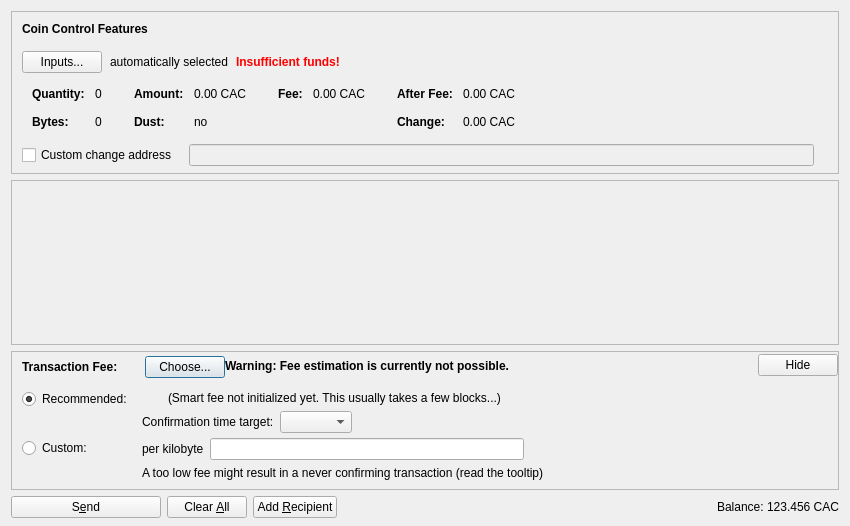
<?xml version="1.0" encoding="UTF-8"?>
<ui version="4.0">
 <class>SendCoinsDialog</class>
 <widget class="QDialog" name="SendCoinsDialog">
  <property name="geometry">
   <rect>
    <x>0</x>
    <y>0</y>
    <width>850</width>
    <height>526</height>
   </rect>
  </property>
  <property name="windowTitle">
   <string>Send Coins</string>
  </property>
  <layout class="QVBoxLayout" name="verticalLayout" stretch="0,1,0,0">
   <property name="bottomMargin">
    <number>8</number>
   </property>
   <item>
    <widget class="QFrame" name="frameCoinControl">
     <property name="sizePolicy">
      <sizepolicy hsizetype="Expanding" vsizetype="Expanding">
       <horstretch>0</horstretch>
       <verstretch>0</verstretch>
      </sizepolicy>
     </property>
     <property name="maximumSize">
      <size>
       <width>16777215</width>
       <height>16777215</height>
      </size>
     </property>
     <property name="frameShape">
      <enum>QFrame::StyledPanel</enum>
     </property>
     <property name="frameShadow">
      <enum>QFrame::Sunken</enum>
     </property>
     <layout class="QVBoxLayout" name="verticalLayoutCoinControl2">
      <property name="spacing">
       <number>0</number>
      </property>
      <property name="leftMargin">
       <number>0</number>
      </property>
      <property name="topMargin">
       <number>0</number>
      </property>
      <property name="rightMargin">
       <number>0</number>
      </property>
      <property name="bottomMargin">
       <number>6</number>
      </property>
      <item>
       <layout class="QVBoxLayout" name="verticalLayoutCoinControl" stretch="0,0,0,0,1">
        <property name="spacing">
         <number>0</number>
        </property>
        <property name="leftMargin">
         <number>10</number>
        </property>
        <property name="topMargin">
         <number>10</number>
        </property>
        <item>
         <layout class="QHBoxLayout" name="horizontalLayoutCoinControl1">
          <property name="bottomMargin">
           <number>15</number>
          </property>
          <item>
           <widget class="QLabel" name="labelCoinControlFeatures">
            <property name="sizePolicy">
             <sizepolicy hsizetype="Preferred" vsizetype="Maximum">
              <horstretch>0</horstretch>
              <verstretch>0</verstretch>
             </sizepolicy>
            </property>
            <property name="font">
             <font>
              <weight>75</weight>
              <bold>true</bold>
             </font>
            </property>
            <property name="styleSheet">
             <string notr="true">font-weight:bold;</string>
            </property>
            <property name="text">
             <string>Coin Control Features</string>
            </property>
           </widget>
          </item>
         </layout>
        </item>
        <item>
         <layout class="QHBoxLayout" name="horizontalLayoutCoinControl2" stretch="0,0,0,0">
          <property name="spacing">
           <number>8</number>
          </property>
          <property name="bottomMargin">
           <number>10</number>
          </property>
          <item>
           <widget class="QPushButton" name="pushButtonCoinControl">
            <property name="styleSheet">
             <string notr="true"/>
            </property>
            <property name="text">
             <string>Inputs...</string>
            </property>
            <property name="autoDefault">
             <bool>false</bool>
            </property>
           </widget>
          </item>
          <item>
           <widget class="QLabel" name="labelCoinControlAutomaticallySelected">
            <property name="text">
             <string>automatically selected</string>
            </property>
            <property name="margin">
             <number>5</number>
            </property>
           </widget>
          </item>
          <item>
           <widget class="QLabel" name="labelCoinControlInsuffFunds">
            <property name="font">
             <font>
              <weight>75</weight>
              <bold>true</bold>
             </font>
            </property>
            <property name="styleSheet">
             <string notr="true">color:red;font-weight:bold;</string>
            </property>
            <property name="text">
             <string>Insufficient funds!</string>
            </property>
            <property name="margin">
             <number>5</number>
            </property>
           </widget>
          </item>
          <item>
           <spacer name="horizontalSpacerCoinControl">
            <property name="orientation">
             <enum>Qt::Horizontal</enum>
            </property>
            <property name="sizeHint" stdset="0">
             <size>
              <width>40</width>
              <height>1</height>
             </size>
            </property>
           </spacer>
          </item>
         </layout>
        </item>
        <item>
         <widget class="QWidget" name="widgetCoinControl" native="true">
          <property name="sizePolicy">
           <sizepolicy hsizetype="Preferred" vsizetype="Preferred">
            <horstretch>0</horstretch>
            <verstretch>0</verstretch>
           </sizepolicy>
          </property>
          <property name="minimumSize">
           <size>
            <width>0</width>
            <height>0</height>
           </size>
          </property>
          <property name="styleSheet">
           <string notr="true"/>
          </property>
          <layout class="QHBoxLayout" name="horizontalLayoutCoinControl5">
           <property name="leftMargin">
            <number>0</number>
           </property>
           <property name="topMargin">
            <number>0</number>
           </property>
           <property name="rightMargin">
            <number>0</number>
           </property>
           <property name="bottomMargin">
            <number>0</number>
           </property>
           <item>
            <layout class="QHBoxLayout" name="horizontalLayoutCoinControl3" stretch="0,0,0,1">
             <property name="spacing">
              <number>20</number>
             </property>
             <property name="topMargin">
              <number>0</number>
             </property>
             <property name="bottomMargin">
              <number>10</number>
             </property>
             <item>
              <layout class="QFormLayout" name="formLayoutCoinControl1">
               <property name="horizontalSpacing">
                <number>10</number>
               </property>
               <property name="verticalSpacing">
                <number>14</number>
               </property>
               <property name="leftMargin">
                <number>10</number>
               </property>
               <property name="topMargin">
                <number>4</number>
               </property>
               <property name="rightMargin">
                <number>6</number>
               </property>
               <item row="0" column="0">
                <widget class="QLabel" name="labelCoinControlQuantityText">
                 <property name="font">
                  <font>
                   <weight>75</weight>
                   <bold>true</bold>
                  </font>
                 </property>
                 <property name="text">
                  <string>Quantity:</string>
                 </property>
                 <property name="margin">
                  <number>0</number>
                 </property>
                </widget>
               </item>
               <item row="0" column="1">
                <widget class="QLabel" name="labelCoinControlQuantity">
                 <property name="cursor">
                  <cursorShape>IBeamCursor</cursorShape>
                 </property>
                 <property name="contextMenuPolicy">
                  <enum>Qt::ActionsContextMenu</enum>
                 </property>
                 <property name="text">
                  <string notr="true">0</string>
                 </property>
                 <property name="margin">
                  <number>0</number>
                 </property>
                 <property name="textInteractionFlags">
                  <set>Qt::LinksAccessibleByMouse|Qt::TextSelectableByKeyboard|Qt::TextSelectableByMouse</set>
                 </property>
                </widget>
               </item>
               <item row="1" column="0">
                <widget class="QLabel" name="labelCoinControlBytesText">
                 <property name="font">
                  <font>
                   <weight>75</weight>
                   <bold>true</bold>
                  </font>
                 </property>
                 <property name="text">
                  <string>Bytes:</string>
                 </property>
                </widget>
               </item>
               <item row="1" column="1">
                <widget class="QLabel" name="labelCoinControlBytes">
                 <property name="cursor">
                  <cursorShape>IBeamCursor</cursorShape>
                 </property>
                 <property name="contextMenuPolicy">
                  <enum>Qt::ActionsContextMenu</enum>
                 </property>
                 <property name="text">
                  <string notr="true">0</string>
                 </property>
                 <property name="textInteractionFlags">
                  <set>Qt::LinksAccessibleByMouse|Qt::TextSelectableByKeyboard|Qt::TextSelectableByMouse</set>
                 </property>
                </widget>
               </item>
              </layout>
             </item>
             <item>
              <layout class="QFormLayout" name="formLayoutCoinControl2">
               <property name="horizontalSpacing">
                <number>10</number>
               </property>
               <property name="verticalSpacing">
                <number>14</number>
               </property>
               <property name="leftMargin">
                <number>6</number>
               </property>
               <property name="topMargin">
                <number>4</number>
               </property>
               <property name="rightMargin">
                <number>6</number>
               </property>
               <item row="0" column="0">
                <widget class="QLabel" name="labelCoinControlAmountText">
                 <property name="font">
                  <font>
                   <weight>75</weight>
                   <bold>true</bold>
                  </font>
                 </property>
                 <property name="text">
                  <string>Amount:</string>
                 </property>
                 <property name="margin">
                  <number>0</number>
                 </property>
                </widget>
               </item>
               <item row="0" column="1">
                <widget class="QLabel" name="labelCoinControlAmount">
                 <property name="cursor">
                  <cursorShape>IBeamCursor</cursorShape>
                 </property>
                 <property name="contextMenuPolicy">
                  <enum>Qt::ActionsContextMenu</enum>
                 </property>
                 <property name="text">
                  <string notr="true">0.00 CAC</string>
                 </property>
                 <property name="textInteractionFlags">
                  <set>Qt::LinksAccessibleByMouse|Qt::TextSelectableByKeyboard|Qt::TextSelectableByMouse</set>
                 </property>
                </widget>
               </item>
               <item row="1" column="0">
                <widget class="QLabel" name="labelCoinControlLowOutputText">
                 <property name="font">
                  <font>
                   <weight>75</weight>
                   <bold>true</bold>
                  </font>
                 </property>
                 <property name="text">
                  <string>Dust:</string>
                 </property>
                </widget>
               </item>
               <item row="1" column="1">
                <widget class="QLabel" name="labelCoinControlLowOutput">
                 <property name="cursor">
                  <cursorShape>IBeamCursor</cursorShape>
                 </property>
                 <property name="contextMenuPolicy">
                  <enum>Qt::ActionsContextMenu</enum>
                 </property>
                 <property name="text">
                  <string notr="true">no</string>
                 </property>
                 <property name="textInteractionFlags">
                  <set>Qt::LinksAccessibleByMouse|Qt::TextSelectableByKeyboard|Qt::TextSelectableByMouse</set>
                 </property>
                </widget>
               </item>
              </layout>
             </item>
             <item>
              <layout class="QFormLayout" name="formLayoutCoinControl3">
               <property name="horizontalSpacing">
                <number>10</number>
               </property>
               <property name="verticalSpacing">
                <number>14</number>
               </property>
               <property name="leftMargin">
                <number>6</number>
               </property>
               <property name="topMargin">
                <number>4</number>
               </property>
               <property name="rightMargin">
                <number>6</number>
               </property>
               <item row="0" column="0">
                <widget class="QLabel" name="labelCoinControlFeeText">
                 <property name="font">
                  <font>
                   <weight>75</weight>
                   <bold>true</bold>
                  </font>
                 </property>
                 <property name="text">
                  <string>Fee:</string>
                 </property>
                 <property name="margin">
                  <number>0</number>
                 </property>
                </widget>
               </item>
               <item row="0" column="1">
                <widget class="QLabel" name="labelCoinControlFee">
                 <property name="cursor">
                  <cursorShape>IBeamCursor</cursorShape>
                 </property>
                 <property name="contextMenuPolicy">
                  <enum>Qt::ActionsContextMenu</enum>
                 </property>
                 <property name="text">
                  <string notr="true">0.00 CAC</string>
                 </property>
                 <property name="textInteractionFlags">
                  <set>Qt::LinksAccessibleByMouse|Qt::TextSelectableByKeyboard|Qt::TextSelectableByMouse</set>
                 </property>
                </widget>
               </item>
              </layout>
             </item>
             <item>
              <layout class="QFormLayout" name="formLayoutCoinControl4">
               <property name="horizontalSpacing">
                <number>10</number>
               </property>
               <property name="verticalSpacing">
                <number>14</number>
               </property>
               <property name="leftMargin">
                <number>6</number>
               </property>
               <property name="topMargin">
                <number>4</number>
               </property>
               <property name="rightMargin">
                <number>6</number>
               </property>
               <item row="0" column="0">
                <widget class="QLabel" name="labelCoinControlAfterFeeText">
                 <property name="font">
                  <font>
                   <weight>75</weight>
                   <bold>true</bold>
                  </font>
                 </property>
                 <property name="text">
                  <string>After Fee:</string>
                 </property>
                 <property name="margin">
                  <number>0</number>
                 </property>
                </widget>
               </item>
               <item row="0" column="1">
                <widget class="QLabel" name="labelCoinControlAfterFee">
                 <property name="cursor">
                  <cursorShape>IBeamCursor</cursorShape>
                 </property>
                 <property name="contextMenuPolicy">
                  <enum>Qt::ActionsContextMenu</enum>
                 </property>
                 <property name="text">
                  <string notr="true">0.00 CAC</string>
                 </property>
                 <property name="textInteractionFlags">
                  <set>Qt::LinksAccessibleByMouse|Qt::TextSelectableByKeyboard|Qt::TextSelectableByMouse</set>
                 </property>
                </widget>
               </item>
               <item row="1" column="0">
                <widget class="QLabel" name="labelCoinControlChangeText">
                 <property name="font">
                  <font>
                   <weight>75</weight>
                   <bold>true</bold>
                  </font>
                 </property>
                 <property name="text">
                  <string>Change:</string>
                 </property>
                </widget>
               </item>
               <item row="1" column="1">
                <widget class="QLabel" name="labelCoinControlChange">
                 <property name="cursor">
                  <cursorShape>IBeamCursor</cursorShape>
                 </property>
                 <property name="contextMenuPolicy">
                  <enum>Qt::ActionsContextMenu</enum>
                 </property>
                 <property name="text">
                  <string notr="true">0.00 CAC</string>
                 </property>
                 <property name="textInteractionFlags">
                  <set>Qt::LinksAccessibleByMouse|Qt::TextSelectableByKeyboard|Qt::TextSelectableByMouse</set>
                 </property>
                </widget>
               </item>
              </layout>
             </item>
            </layout>
           </item>
          </layout>
         </widget>
        </item>
        <item>
         <layout class="QHBoxLayout" name="horizontalLayoutCoinControl4" stretch="0,0,0">
          <property name="spacing">
           <number>12</number>
          </property>
          <property name="sizeConstraint">
           <enum>QLayout::SetDefaultConstraint</enum>
          </property>
          <property name="topMargin">
           <number>5</number>
          </property>
          <property name="rightMargin">
           <number>5</number>
          </property>
          <item>
           <widget class="QCheckBox" name="checkBoxCoinControlChange">
            <property name="toolTip">
             <string>If this is activated, but the change address is empty or invalid, change will be sent to a newly generated address.</string>
            </property>
            <property name="text">
             <string>Custom change address</string>
            </property>
           </widget>
          </item>
          <item>
           <widget class="QValidatedLineEdit" name="lineEditCoinControlChange">
            <property name="enabled">
             <bool>false</bool>
            </property>
            <property name="sizePolicy">
             <sizepolicy hsizetype="Expanding" vsizetype="Fixed">
              <horstretch>0</horstretch>
              <verstretch>0</verstretch>
             </sizepolicy>
            </property>
           </widget>
          </item>
          <item>
           <widget class="QLabel" name="labelCoinControlChangeLabel">
            <property name="sizePolicy">
             <sizepolicy hsizetype="Preferred" vsizetype="Expanding">
              <horstretch>0</horstretch>
              <verstretch>0</verstretch>
             </sizepolicy>
            </property>
            <property name="minimumSize">
             <size>
              <width>0</width>
              <height>0</height>
             </size>
            </property>
            <property name="text">
             <string/>
            </property>
            <property name="margin">
             <number>3</number>
            </property>
           </widget>
          </item>
         </layout>
        </item>
        <item>
         <spacer name="verticalSpacerCoinControl">
          <property name="orientation">
           <enum>Qt::Vertical</enum>
          </property>
          <property name="sizeHint" stdset="0">
           <size>
            <width>800</width>
            <height>1</height>
           </size>
          </property>
         </spacer>
        </item>
       </layout>
      </item>
     </layout>
    </widget>
   </item>
   <item>
    <widget class="QScrollArea" name="scrollArea">
     <property name="widgetResizable">
      <bool>true</bool>
     </property>
     <widget class="QWidget" name="scrollAreaWidgetContents">
      <property name="geometry">
       <rect>
        <x>0</x>
        <y>0</y>
        <width>830</width>
        <height>104</height>
       </rect>
      </property>
      <layout class="QVBoxLayout" name="verticalLayout_2" stretch="0,1">
       <property name="leftMargin">
        <number>0</number>
       </property>
       <property name="topMargin">
        <number>0</number>
       </property>
       <property name="rightMargin">
        <number>0</number>
       </property>
       <property name="bottomMargin">
        <number>0</number>
       </property>
       <item>
        <layout class="QVBoxLayout" name="entries">
         <property name="spacing">
          <number>6</number>
         </property>
        </layout>
       </item>
       <item>
        <spacer name="verticalSpacer">
         <property name="orientation">
          <enum>Qt::Vertical</enum>
         </property>
         <property name="sizeHint" stdset="0">
          <size>
           <width>20</width>
           <height>40</height>
          </size>
         </property>
        </spacer>
       </item>
      </layout>
     </widget>
    </widget>
   </item>
   <item>
    <widget class="QFrame" name="frameFee">
     <property name="sizePolicy">
      <sizepolicy hsizetype="Expanding" vsizetype="Expanding">
       <horstretch>0</horstretch>
       <verstretch>0</verstretch>
      </sizepolicy>
     </property>
     <property name="maximumSize">
      <size>
       <width>16777215</width>
       <height>16777215</height>
      </size>
     </property>
     <property name="frameShape">
      <enum>QFrame::StyledPanel</enum>
     </property>
     <property name="frameShadow">
      <enum>QFrame::Sunken</enum>
     </property>
     <layout class="QVBoxLayout" name="verticalLayoutFee1">
      <property name="spacing">
       <number>0</number>
      </property>
      <property name="leftMargin">
       <number>0</number>
      </property>
      <property name="topMargin">
       <number>0</number>
      </property>
      <property name="rightMargin">
       <number>0</number>
      </property>
      <property name="bottomMargin">
       <number>0</number>
      </property>
      <item>
       <layout class="QVBoxLayout" name="verticalLayoutFee2" stretch="0,0,0">
        <property name="spacing">
         <number>0</number>
        </property>
        <property name="leftMargin">
         <number>10</number>
        </property>
        <property name="topMargin">
         <number>0</number>
        </property>
        <item>
         <layout class="QHBoxLayout" name="horizontalLayoutFee1">
          <property name="bottomMargin">
           <number>0</number>
          </property>
          <item>
           <layout class="QVBoxLayout" name="verticalLayoutFee7">
            <property name="spacing">
             <number>0</number>
            </property>
            <item>
             <spacer name="verticalSpacerSmartFee">
              <property name="orientation">
               <enum>Qt::Vertical</enum>
              </property>
              <property name="sizeType">
               <enum>QSizePolicy::Fixed</enum>
              </property>
              <property name="sizeHint" stdset="0">
               <size>
                <width>1</width>
                <height>4</height>
               </size>
              </property>
             </spacer>
            </item>
            <item>
             <layout class="QHBoxLayout" name="horizontalLayoutSmartFee">
              <property name="spacing">
               <number>10</number>
              </property>
              <item>
               <widget class="QLabel" name="labelFeeHeadline">
                <property name="sizePolicy">
                 <sizepolicy hsizetype="Preferred" vsizetype="Maximum">
                  <horstretch>0</horstretch>
                  <verstretch>0</verstretch>
                 </sizepolicy>
                </property>
                <property name="font">
                 <font>
                  <weight>75</weight>
                  <bold>true</bold>
                 </font>
                </property>
                <property name="styleSheet">
                 <string notr="true">font-weight:bold;</string>
                </property>
                <property name="text">
                 <string>Transaction Fee:</string>
                </property>
               </widget>
              </item>
              <item>
               <widget class="QLabel" name="labelFeeMinimized">
                <property name="text">
                 <string/>
                </property>
               </widget>
              </item>
              <item>
               <widget class="QPushButton" name="buttonChooseFee">
                <property name="text">
                 <string>Choose...</string>
                </property>
               </widget>
              </item>
             </layout>
            </item>
            <item>
             <spacer name="verticalSpacer_5">
              <property name="orientation">
               <enum>Qt::Vertical</enum>
              </property>
              <property name="sizeHint" stdset="0">
               <size>
                <width>1</width>
                <height>1</height>
               </size>
              </property>
             </spacer>
            </item>
           </layout>
          </item>
          <item>
           <widget class="QLabel" name="fallbackFeeWarningLabel">
            <property name="toolTip">
             <string>Using the fallbackfee can result in sending a transaction that will take several hours or days (or never) to confirm. Consider choosing your fee manually or wait until you have validated the complete chain.</string>
            </property>
            <property name="font">
            <font>
                <weight>75</weight>
                <bold>true</bold>
            </font>
            </property>
            <property name="text">
             <string>Warning: Fee estimation is currently not possible.</string>
            </property>
            <property name="wordWrap">
             <bool>false</bool>
            </property>
           </widget>
          </item>
          <item>
           <spacer name="horizontalSpacer_4">
            <property name="orientation">
             <enum>Qt::Horizontal</enum>
            </property>
            <property name="sizeType">
             <enum>QSizePolicy::MinimumExpanding</enum>
            </property>
            <property name="sizeHint" stdset="0">
             <size>
              <width>40</width>
              <height>20</height>
             </size>
            </property>
           </spacer>
          </item>
          <item>
           <widget class="QPushButton" name="buttonMinimizeFee">
            <property name="toolTip">
             <string>collapse fee-settings</string>
            </property>
            <property name="text">
             <string>Hide</string>
            </property>
           </widget>
          </item>
         </layout>
        </item>
        <item>
         <widget class="QFrame" name="frameFeeSelection">
          <layout class="QVBoxLayout" name="verticalLayoutFee12">
           <property name="spacing">
            <number>0</number>
           </property>
           <property name="leftMargin">
            <number>0</number>
           </property>
           <property name="topMargin">
            <number>0</number>
           </property>
           <property name="rightMargin">
            <number>0</number>
           </property>
           <property name="bottomMargin">
            <number>0</number>
           </property>
           <item>
            <layout class="QGridLayout" name="gridLayoutFee">
             <property name="topMargin">
              <number>10</number>
             </property>
             <property name="bottomMargin">
              <number>4</number>
             </property>
             <property name="horizontalSpacing">
              <number>10</number>
             </property>
             <property name="verticalSpacing">
              <number>4</number>
             </property>
             <item row="1" column="1">
              <layout class="QVBoxLayout" name="verticalLayoutFee8">
               <property name="spacing">
                <number>6</number>
               </property>
               <item>
                <layout class="QHBoxLayout" name="horizontalLayoutFee13">
                 <item>
                  <widget class="QLabel" name="labelCustomPerKilobyte">
                   <property name="toolTip">
                    <string>Specify a custom fee per kB (1,000 bytes) of the transaction's virtual size.

Note:  Since the fee is calculated on a per-byte basis, a fee of "100 satoshis per kB" for a transaction size of 500 bytes (half of 1 kB) would ultimately yield a fee of only 50 satoshis.</string>
                   </property>
                   <property name="text">
                    <string>per kilobyte</string>
                   </property>
                  </widget>
                 </item>
                 <item>
                  <widget class="BitcoinAmountField" name="customFee"/>
                 </item>
                 <item>
                  <spacer name="horizontalSpacer_6">
                   <property name="orientation">
                    <enum>Qt::Horizontal</enum>
                   </property>
                   <property name="sizeHint" stdset="0">
                    <size>
                     <width>1</width>
                     <height>1</height>
                    </size>
                   </property>
                  </spacer>
                 </item>
                </layout>
               </item>
               <item>
                <layout class="QHBoxLayout" name="horizontalLayoutFee8">
                 <item>
                  <widget class="QLabel" name="labelCustomFeeWarning">
                   <property name="enabled">
                    <bool>true</bool>
                   </property>
                   <property name="toolTip">
                    <string>When there is less transaction volume than space in the blocks, miners as well as relaying nodes may enforce a minimum fee. Paying only this minimum fee is just fine, but be aware that this can result in a never confirming transaction once there is more demand for canuckcoin transactions than the network can process.</string>
                   </property>
                   <property name="text">
                    <string>A too low fee might result in a never confirming transaction (read the tooltip)</string>
                   </property>
                  </widget>
                 </item>
                 <item>
                  <spacer name="horizontalSpacer_2">
                   <property name="orientation">
                    <enum>Qt::Horizontal</enum>
                   </property>
                   <property name="sizeHint" stdset="0">
                    <size>
                     <width>1</width>
                     <height>1</height>
                    </size>
                   </property>
                  </spacer>
                 </item>
                </layout>
               </item>
              </layout>
             </item>
             <item row="0" column="0">
              <layout class="QVBoxLayout" name="verticalLayoutFee4" stretch="0,1">
               <item>
                <widget class="QRadioButton" name="radioSmartFee">
                 <property name="text">
                  <string>Recommended:</string>
                 </property>
                 <property name="checked">
                  <bool>true</bool>
                 </property>
                 <attribute name="buttonGroup">
                  <string notr="true">groupFee</string>
                 </attribute>
                </widget>
               </item>
               <item>
                <spacer name="verticalSpacer_2">
                 <property name="orientation">
                  <enum>Qt::Vertical</enum>
                 </property>
                 <property name="sizeHint" stdset="0">
                  <size>
                   <width>1</width>
                   <height>1</height>
                  </size>
                 </property>
                </spacer>
               </item>
              </layout>
             </item>
             <item row="1" column="0">
              <layout class="QVBoxLayout" name="verticalLayoutFee9" stretch="0,1">
               <item>
                <widget class="QRadioButton" name="radioCustomFee">
                 <property name="text">
                  <string>Custom:</string>
                 </property>
                 <attribute name="buttonGroup">
                  <string notr="true">groupFee</string>
                 </attribute>
                </widget>
               </item>
               <item>
                <spacer name="verticalSpacer_6">
                 <property name="orientation">
                  <enum>Qt::Vertical</enum>
                 </property>
                 <property name="sizeHint" stdset="0">
                  <size>
                   <width>1</width>
                   <height>1</height>
                  </size>
                 </property>
                </spacer>
               </item>
              </layout>
             </item>
             <item row="0" column="1">
              <layout class="QVBoxLayout" name="verticalLayoutFee3" stretch="0,0,1">
               <property name="spacing">
                <number>6</number>
               </property>
               <property name="topMargin">
                <number>2</number>
               </property>
               <item>
                <layout class="QHBoxLayout" name="horizontalLayoutFee12">
                 <item>
                  <widget class="QLabel" name="labelSmartFee">
                   <property name="text">
                    <string/>
                   </property>
                  </widget>
                 </item>
                 <item>
                  <widget class="QLabel" name="labelFeeEstimation">
                   <property name="text">
                    <string/>
                   </property>
                  </widget>
                 </item>
                 <item>
                  <widget class="QLabel" name="labelSmartFee2">
                   <property name="text">
                    <string>(Smart fee not initialized yet. This usually takes a few blocks...)</string>
                   </property>
                  </widget>
                 </item>
                 <item>
                  <spacer name="horizontalSpacer_5">
                   <property name="orientation">
                    <enum>Qt::Horizontal</enum>
                   </property>
                   <property name="sizeHint" stdset="0">
                    <size>
                     <width>1</width>
                     <height>1</height>
                    </size>
                   </property>
                  </spacer>
                 </item>
                </layout>
               </item>
               <item>
                <layout class="QHBoxLayout" name="horizontalLayoutFee9">
                 <item>
                  <layout class="QVBoxLayout" name="verticalLayoutFee6">
                   <item>
                    <widget class="QLabel" name="labelSmartFee3">
                     <property name="text">
                      <string>Confirmation time target:</string>
                     </property>
                    </widget>
                   </item>
                  </layout>
                 </item>
                 <item>
                  <layout class="QVBoxLayout" name="verticalLayoutFee5">
                   <property name="rightMargin">
                    <number>30</number>
                   </property>
                   <item>
                    <layout class="QHBoxLayout" name="horizontalLayoutConfTarget">
                     <property name="bottomMargin">
                      <number>0</number>
                     </property>
                     <item>
                      <widget class="QComboBox" name="confTargetSelector"/>
                     </item>
                     <item>
                      <spacer name="horizontalSpacerConfTarget">
                       <property name="orientation">
                        <enum>Qt::Horizontal</enum>
                       </property>
                       <property name="sizeHint" stdset="0">
                        <size>
                         <width>40</width>
                         <height>20</height>
                        </size>
                       </property>
                      </spacer>
                     </item>
                    </layout>
                   </item>
                  </layout>
                 </item>
                </layout>
               </item>
               <item>
                <spacer name="verticalSpacer_4">
                 <property name="orientation">
                  <enum>Qt::Vertical</enum>
                 </property>
                 <property name="sizeHint" stdset="0">
                  <size>
                   <width>1</width>
                   <height>1</height>
                  </size>
                 </property>
                </spacer>
               </item>
              </layout>
             </item>
            </layout>
           </item>
          </layout>
         </widget>
        </item>
        <item>
         <spacer name="verticalSpacerFee">
          <property name="orientation">
           <enum>Qt::Vertical</enum>
          </property>
          <property name="sizeHint" stdset="0">
           <size>
            <width>40</width>
            <height>5</height>
           </size>
          </property>
         </spacer>
        </item>
       </layout>
      </item>
     </layout>
    </widget>
   </item>
   <item>
    <layout class="QHBoxLayout" name="horizontalLayout">
     <item>
      <widget class="QPushButton" name="sendButton">
       <property name="minimumSize">
        <size>
         <width>150</width>
         <height>0</height>
        </size>
       </property>
       <property name="toolTip">
        <string>Confirm the send action</string>
       </property>
       <property name="text">
        <string>S&amp;end</string>
       </property>
       <property name="icon">
        <iconset resource="../bitcoin.qrc">
         <normaloff>:/icons/send</normaloff>:/icons/send</iconset>
       </property>
       <property name="autoDefault">
        <bool>false</bool>
       </property>
       <property name="default">
        <bool>false</bool>
       </property>
      </widget>
     </item>
     <item>
      <widget class="QPushButton" name="clearButton">
       <property name="sizePolicy">
        <sizepolicy hsizetype="Minimum" vsizetype="Fixed">
         <horstretch>0</horstretch>
         <verstretch>0</verstretch>
        </sizepolicy>
       </property>
       <property name="toolTip">
        <string>Clear all fields of the form.</string>
       </property>
       <property name="text">
        <string>Clear &amp;All</string>
       </property>
       <property name="icon">
        <iconset resource="../bitcoin.qrc">
         <normaloff>:/icons/remove</normaloff>:/icons/remove</iconset>
       </property>
       <property name="autoDefault">
        <bool>false</bool>
       </property>
      </widget>
     </item>
     <item>
      <widget class="QPushButton" name="addButton">
       <property name="toolTip">
        <string>Send to multiple recipients at once</string>
       </property>
       <property name="text">
        <string>Add &amp;Recipient</string>
       </property>
       <property name="icon">
        <iconset resource="../bitcoin.qrc">
         <normaloff>:/icons/add</normaloff>:/icons/add</iconset>
       </property>
       <property name="autoDefault">
        <bool>false</bool>
       </property>
      </widget>
     </item>
     <item>
      <spacer name="horizontalSpacer">
       <property name="orientation">
        <enum>Qt::Horizontal</enum>
       </property>
       <property name="sizeHint" stdset="0">
        <size>
         <width>40</width>
         <height>20</height>
        </size>
       </property>
      </spacer>
     </item>
     <item>
      <layout class="QHBoxLayout" name="horizontalLayout_2">
       <property name="spacing">
        <number>3</number>
       </property>
       <item>
        <widget class="QLabel" name="label">
         <property name="sizePolicy">
          <sizepolicy hsizetype="Preferred" vsizetype="Fixed">
           <horstretch>0</horstretch>
           <verstretch>0</verstretch>
          </sizepolicy>
         </property>
         <property name="text">
          <string>Balance:</string>
         </property>
        </widget>
       </item>
       <item>
        <widget class="QLabel" name="labelBalance">
         <property name="sizePolicy">
          <sizepolicy hsizetype="Preferred" vsizetype="Fixed">
           <horstretch>0</horstretch>
           <verstretch>0</verstretch>
          </sizepolicy>
         </property>
         <property name="cursor">
          <cursorShape>IBeamCursor</cursorShape>
         </property>
         <property name="text">
          <string notr="true">123.456 CAC</string>
         </property>
         <property name="textInteractionFlags">
          <set>Qt::LinksAccessibleByMouse|Qt::TextSelectableByKeyboard|Qt::TextSelectableByMouse</set>
         </property>
        </widget>
       </item>
      </layout>
     </item>
    </layout>
   </item>
  </layout>
 </widget>
 <customwidgets>
  <customwidget>
   <class>QValidatedLineEdit</class>
   <extends>QLineEdit</extends>
   <header>qt/qvalidatedlineedit.h</header>
  </customwidget>
  <customwidget>
   <class>BitcoinAmountField</class>
   <extends>QLineEdit</extends>
   <header>qt/bitcoinamountfield.h</header>
   <container>1</container>
  </customwidget>
 </customwidgets>
 <resources>
  <include location="../bitcoin.qrc"/>
 </resources>
 <connections/>
 <buttongroups>
  <buttongroup name="groupFee"/>
 </buttongroups>
</ui>
